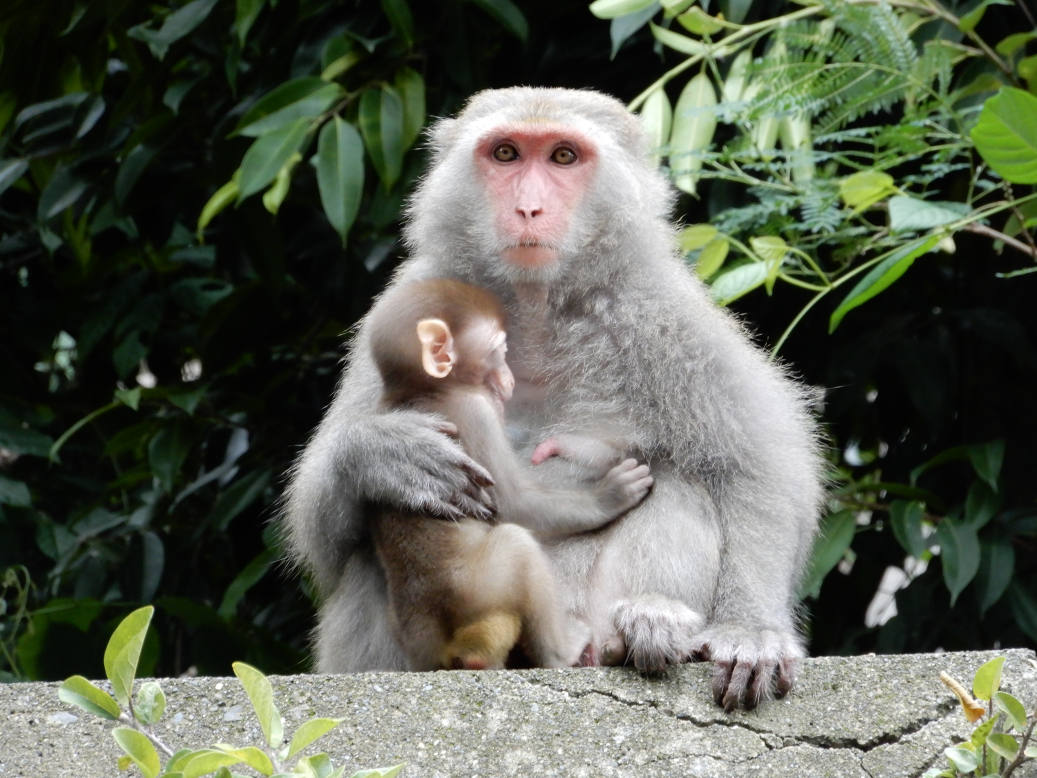
#> input picture Monkey.jpg, 5184 x 3888 px, found by its file name (shown at 1/5 size)
$ python Graph_Experiment_FT_LPF_HPF.py
#> lines starting #> are read from the running program, lines starting #| are printed output that depends on the picture
import cv2
import matplotlib.pyplot as plt
import numpy as np

#Original Source code for phase 3 demonstration

imag1 = cv2.imread('Monkey.jpg')
#> imag1 is the input picture: shape (3888, 5184, 3); mean B, G, R 84.2, 97.4, 92.5
imag2 = cv2.imread('Cat.jpg')
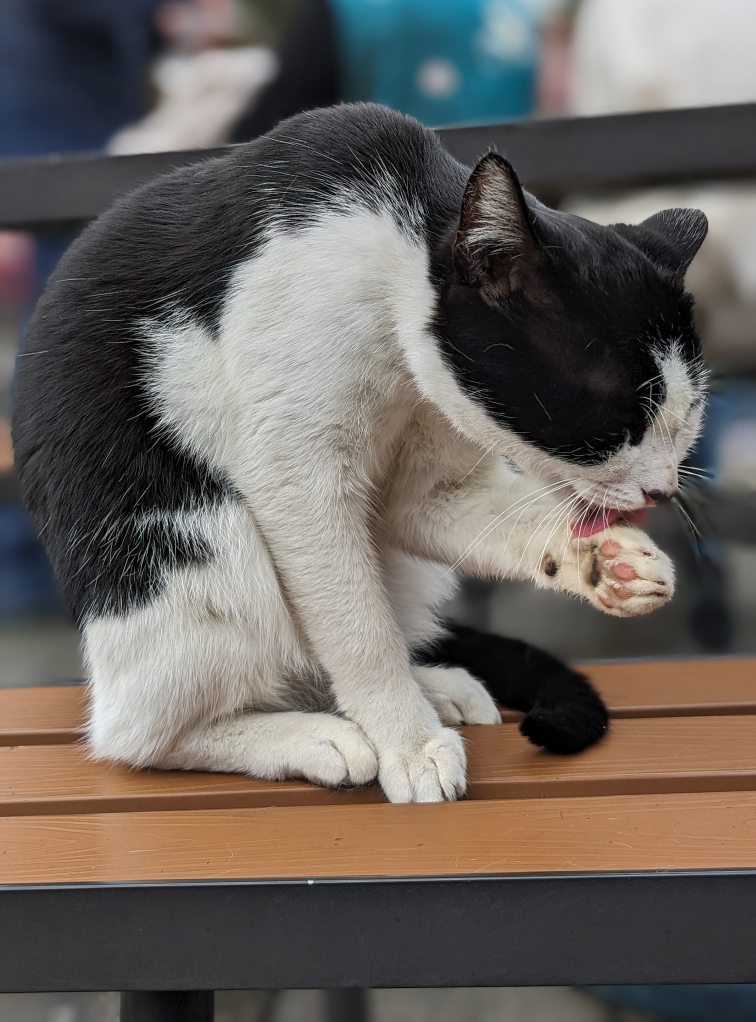
#> input picture Cat.jpg, 2268 x 3064 px, found by its file name (shown at 1/3 size)
#> imag2 is the input picture: shape (3064, 2268, 3); mean B, G, R 94, 98.9, 104.9

imag1 = cv2.resize(imag1, (1000,1000))
#> imag1: shape (1000, 1000, 3)
imag2 = cv2.resize(imag2, (1000,1000))
#> imag2: shape (1000, 1000, 3)

b1, g1, r1= cv2.split(imag1)
b2, g2, r2= cv2.split(imag2)
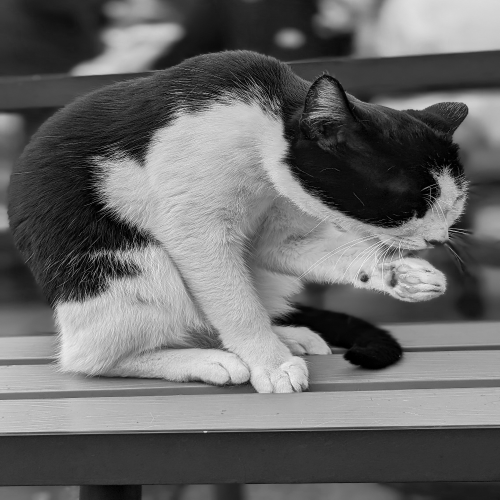
#> r2: shape (1000, 1000) (shown at 1/2 size); min 0, max 255, mean 104.8

fr1 = np.fft.fft2(r1)
fb1 = np.fft.fft2(b1)
fg1 = np.fft.fft2(g1)
fr2 = np.fft.fft2(r2)
fb2 = np.fft.fft2(b2)
fg2 = np.fft.fft2(g2)

ampr1 = np.abs(fr1)
ampg1 = np.abs(fg1)
ampb1 = np.abs(fb1)
ampr2 = np.abs(fr2)
ampg2 = np.abs(fg2)
ampb2 = np.abs(fb2)

phase_r1 = np.angle(fr1)
phase_g1 = np.angle(fg1)
phase_b1 = np.angle(fb1)
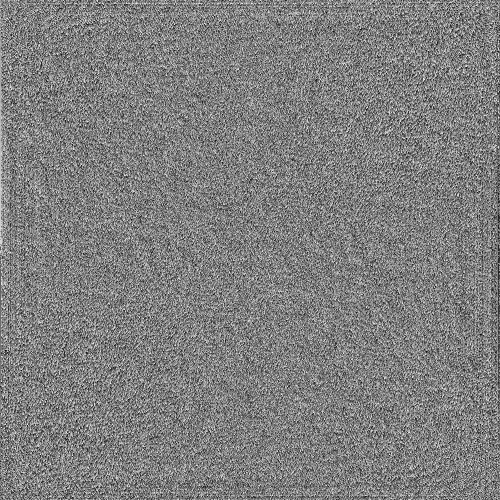
#> phase_b1: shape (1000, 1000) float64 (shown at 1/2 size); min -3.14, max 3.14, mean -3.14e-06; drawn with min black and max white
phase_r2 = np.angle(fr2)
phase_g2 = np.angle(fg2)
phase_b2 = np.angle(fb2)

u, v = np.meshgrid(np.arange(1000)-500, np.arange(1000)-500)
H_Gaussian_LowPF = np.exp(-(u**2 + v**2)/(2*30**2))
H_Gaussian_LowPF = np.fft.ifftshift(H_Gaussian_LowPF)
H_Gaussian_HighPF = 1 - H_Gaussian_LowPF
alpha = 1.0
H_Gaussian_SharpPF = 1 + alpha * H_Gaussian_HighPF

img_LPF_r1 = fr1 * H_Gaussian_LowPF
img_LPF_b1 = fb1 * H_Gaussian_LowPF
img_LPF_g1 = fg1 * H_Gaussian_LowPF

img_LPF_r1_spatial = np.fft.ifft2(img_LPF_r1).real
img_LPF_b1_spatial = np.fft.ifft2(img_LPF_b1).real
img_LPF_g1_spatial = np.fft.ifft2(img_LPF_g1).real

img_LPF = cv2.merge([img_LPF_b1_spatial, img_LPF_g1_spatial, img_LPF_r1_spatial])
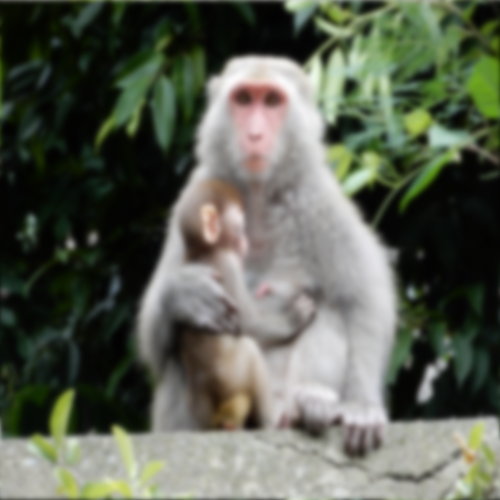
#> img_LPF: shape (1000, 1000, 3) float64 (shown at 1/2 size); mean of channels 0, 1, 2 84.1, 97.3, 92.3; drawn as B, G, R
img_LPF = np.uint8(np.clip(img_LPF, 0, 255))
img_LPF_rgb = cv2.cvtColor(img_LPF, cv2.COLOR_BGR2RGB)

img_HPF_r1 = fr1 * H_Gaussian_HighPF
img_HPF_b1 = fb1 * H_Gaussian_HighPF
img_HPF_g1 = fg1 * H_Gaussian_HighPF

img_HPF_r1_spatial = np.fft.ifft2(img_HPF_r1).real
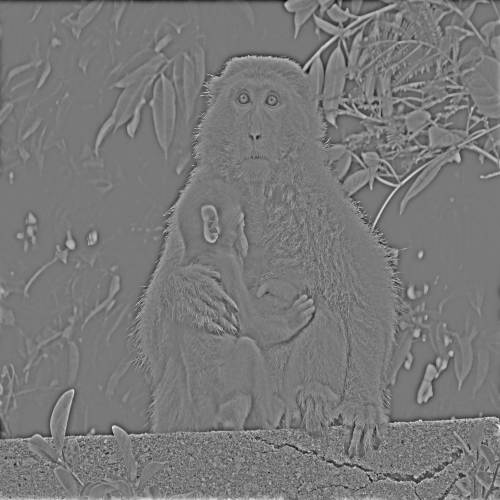
#> img_HPF_r1_spatial: shape (1000, 1000) float64 (shown at 1/2 size); min -140.7, max 154.9, mean 0; drawn with min black and max white
img_HPF_b1_spatial = np.fft.ifft2(img_HPF_b1).real
img_HPF_g1_spatial = np.fft.ifft2(img_HPF_g1).real

img_HPF = cv2.merge([img_HPF_b1_spatial, img_HPF_g1_spatial, img_HPF_r1_spatial])
img_HPF = np.uint8(np.clip(img_HPF + 128, 0, 255))
img_HPF_rgb = cv2.cvtColor(img_HPF, cv2.COLOR_BGR2RGB)

img_Sharp_r1 = fr1 * H_Gaussian_SharpPF
img_Sharp_b1 = fb1 * H_Gaussian_SharpPF
img_Sharp_g1 = fg1 * H_Gaussian_SharpPF

img_Sharp_r1_spatial = np.fft.ifft2(img_Sharp_r1).real
img_Sharp_b1_spatial = np.fft.ifft2(img_Sharp_b1).real
img_Sharp_g1_spatial = np.fft.ifft2(img_Sharp_g1).real
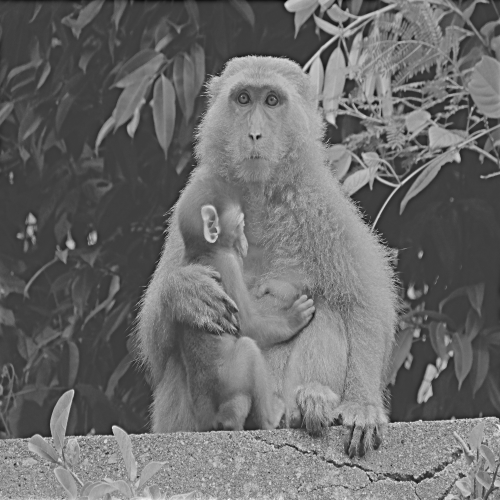
#> img_Sharp_g1_spatial: shape (1000, 1000) float64 (shown at 1/2 size); min -128.7, max 404.8, mean 97.3; drawn with min black and max white

img_Sharp = cv2.merge([img_Sharp_b1_spatial, img_Sharp_g1_spatial, img_Sharp_r1_spatial])
img_Sharp = np.uint8(np.clip(img_Sharp, 0, 255))
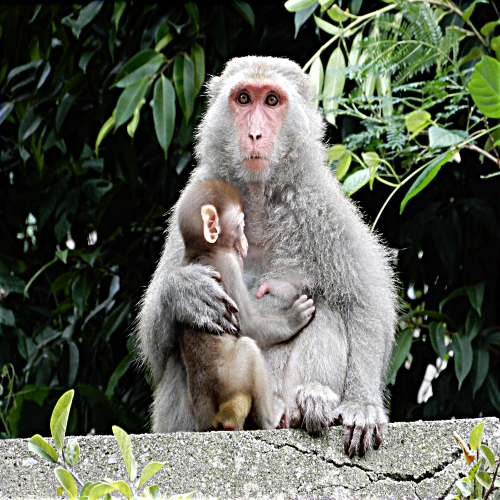
#> img_Sharp: shape (1000, 1000, 3) (shown at 1/2 size); mean of channels 0, 1, 2 84.9, 97.5, 92.7; drawn as B, G, R
img_Sharp_rgb = cv2.cvtColor(img_Sharp, cv2.COLOR_BGR2RGB)

plt.figure()
plt.imshow(img_Sharp_rgb)
plt.axis('off')
plt.show()
